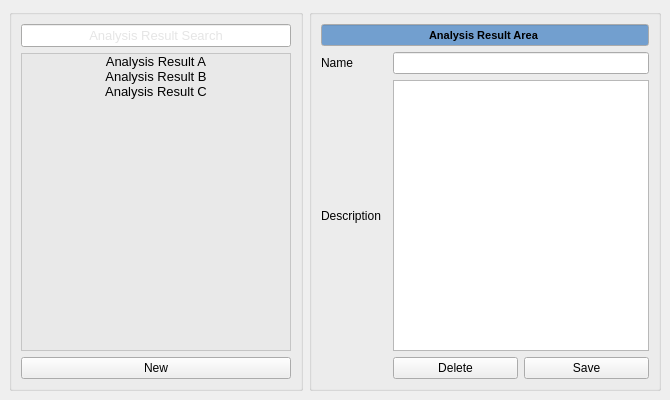
<?xml version="1.0" encoding="UTF-8"?>
<ui version="4.0">
 <class>AnalysisResultReviewFigure12</class>
 <widget class="QMainWindow" name="AnalysisResultReviewFigure12">
  <property name="geometry">
   <rect>
    <x>0</x>
    <y>0</y>
    <width>670</width>
    <height>400</height>
   </rect>
  </property>
  <property name="windowTitle">
   <string>Analysis Result Review</string>
  </property>
  <widget class="QWidget" name="centralwidget">
   <layout class="QGridLayout" name="gridLayout_2">
    <item row="0" column="0">
     <widget class="QGroupBox" name="analysis_result_groupbox">
      <property name="enabled">
       <bool>true</bool>
      </property>
      <property name="title">
       <string/>
      </property>
      <layout class="QVBoxLayout" name="verticalLayout">
       <item>
        <widget class="QLineEdit" name="analysis_result_search">
         <property name="palette">
          <palette>
           <active>
            <colorrole role="WindowText">
             <brush brushstyle="SolidPattern">
              <color alpha="255">
               <red>0</red>
               <green>0</green>
               <blue>0</blue>
              </color>
             </brush>
            </colorrole>
            <colorrole role="Dark">
             <brush brushstyle="SolidPattern">
              <color alpha="255">
               <red>119</red>
               <green>119</green>
               <blue>118</blue>
              </color>
             </brush>
            </colorrole>
            <colorrole role="Mid">
             <brush brushstyle="SolidPattern">
              <color alpha="255">
               <red>159</red>
               <green>159</green>
               <blue>157</blue>
              </color>
             </brush>
            </colorrole>
            <colorrole role="Text">
             <brush brushstyle="SolidPattern">
              <color alpha="255">
               <red>203</red>
               <green>203</green>
               <blue>203</blue>
              </color>
             </brush>
            </colorrole>
            <colorrole role="ButtonText">
             <brush brushstyle="SolidPattern">
              <color alpha="255">
               <red>0</red>
               <green>0</green>
               <blue>0</blue>
              </color>
             </brush>
            </colorrole>
            <colorrole role="Base">
             <brush brushstyle="SolidPattern">
              <color alpha="255">
               <red>255</red>
               <green>255</green>
               <blue>255</blue>
              </color>
             </brush>
            </colorrole>
            <colorrole role="Window">
             <brush brushstyle="SolidPattern">
              <color alpha="255">
               <red>238</red>
               <green>238</green>
               <blue>236</blue>
              </color>
             </brush>
            </colorrole>
            <colorrole role="Shadow">
             <brush brushstyle="SolidPattern">
              <color alpha="255">
               <red>0</red>
               <green>0</green>
               <blue>0</blue>
              </color>
             </brush>
            </colorrole>
            <colorrole role="AlternateBase">
             <brush brushstyle="SolidPattern">
              <color alpha="255">
               <red>184</red>
               <green>184</green>
               <blue>184</blue>
              </color>
             </brush>
            </colorrole>
            <colorrole role="ToolTipBase">
             <brush brushstyle="SolidPattern">
              <color alpha="255">
               <red>255</red>
               <green>255</green>
               <blue>220</blue>
              </color>
             </brush>
            </colorrole>
            <colorrole role="ToolTipText">
             <brush brushstyle="SolidPattern">
              <color alpha="255">
               <red>0</red>
               <green>0</green>
               <blue>0</blue>
              </color>
             </brush>
            </colorrole>
            <colorrole role="PlaceholderText">
             <brush brushstyle="NoBrush">
              <color alpha="128">
               <red>203</red>
               <green>203</green>
               <blue>203</blue>
              </color>
             </brush>
            </colorrole>
           </active>
           <inactive>
            <colorrole role="WindowText">
             <brush brushstyle="SolidPattern">
              <color alpha="255">
               <red>0</red>
               <green>0</green>
               <blue>0</blue>
              </color>
             </brush>
            </colorrole>
            <colorrole role="Dark">
             <brush brushstyle="SolidPattern">
              <color alpha="255">
               <red>119</red>
               <green>119</green>
               <blue>118</blue>
              </color>
             </brush>
            </colorrole>
            <colorrole role="Mid">
             <brush brushstyle="SolidPattern">
              <color alpha="255">
               <red>159</red>
               <green>159</green>
               <blue>157</blue>
              </color>
             </brush>
            </colorrole>
            <colorrole role="Text">
             <brush brushstyle="SolidPattern">
              <color alpha="255">
               <red>203</red>
               <green>203</green>
               <blue>203</blue>
              </color>
             </brush>
            </colorrole>
            <colorrole role="ButtonText">
             <brush brushstyle="SolidPattern">
              <color alpha="255">
               <red>0</red>
               <green>0</green>
               <blue>0</blue>
              </color>
             </brush>
            </colorrole>
            <colorrole role="Base">
             <brush brushstyle="SolidPattern">
              <color alpha="255">
               <red>255</red>
               <green>255</green>
               <blue>255</blue>
              </color>
             </brush>
            </colorrole>
            <colorrole role="Window">
             <brush brushstyle="SolidPattern">
              <color alpha="255">
               <red>238</red>
               <green>238</green>
               <blue>236</blue>
              </color>
             </brush>
            </colorrole>
            <colorrole role="Shadow">
             <brush brushstyle="SolidPattern">
              <color alpha="255">
               <red>0</red>
               <green>0</green>
               <blue>0</blue>
              </color>
             </brush>
            </colorrole>
            <colorrole role="AlternateBase">
             <brush brushstyle="SolidPattern">
              <color alpha="255">
               <red>184</red>
               <green>184</green>
               <blue>184</blue>
              </color>
             </brush>
            </colorrole>
            <colorrole role="ToolTipBase">
             <brush brushstyle="SolidPattern">
              <color alpha="255">
               <red>255</red>
               <green>255</green>
               <blue>220</blue>
              </color>
             </brush>
            </colorrole>
            <colorrole role="ToolTipText">
             <brush brushstyle="SolidPattern">
              <color alpha="255">
               <red>0</red>
               <green>0</green>
               <blue>0</blue>
              </color>
             </brush>
            </colorrole>
            <colorrole role="PlaceholderText">
             <brush brushstyle="NoBrush">
              <color alpha="128">
               <red>203</red>
               <green>203</green>
               <blue>203</blue>
              </color>
             </brush>
            </colorrole>
           </inactive>
           <disabled>
            <colorrole role="WindowText">
             <brush brushstyle="SolidPattern">
              <color alpha="255">
               <red>119</red>
               <green>119</green>
               <blue>118</blue>
              </color>
             </brush>
            </colorrole>
            <colorrole role="Dark">
             <brush brushstyle="SolidPattern">
              <color alpha="255">
               <red>119</red>
               <green>119</green>
               <blue>118</blue>
              </color>
             </brush>
            </colorrole>
            <colorrole role="Mid">
             <brush brushstyle="SolidPattern">
              <color alpha="255">
               <red>159</red>
               <green>159</green>
               <blue>157</blue>
              </color>
             </brush>
            </colorrole>
            <colorrole role="Text">
             <brush brushstyle="SolidPattern">
              <color alpha="255">
               <red>119</red>
               <green>119</green>
               <blue>118</blue>
              </color>
             </brush>
            </colorrole>
            <colorrole role="ButtonText">
             <brush brushstyle="SolidPattern">
              <color alpha="255">
               <red>119</red>
               <green>119</green>
               <blue>118</blue>
              </color>
             </brush>
            </colorrole>
            <colorrole role="Base">
             <brush brushstyle="SolidPattern">
              <color alpha="255">
               <red>238</red>
               <green>238</green>
               <blue>236</blue>
              </color>
             </brush>
            </colorrole>
            <colorrole role="Window">
             <brush brushstyle="SolidPattern">
              <color alpha="255">
               <red>238</red>
               <green>238</green>
               <blue>236</blue>
              </color>
             </brush>
            </colorrole>
            <colorrole role="Shadow">
             <brush brushstyle="SolidPattern">
              <color alpha="255">
               <red>0</red>
               <green>0</green>
               <blue>0</blue>
              </color>
             </brush>
            </colorrole>
            <colorrole role="AlternateBase">
             <brush brushstyle="SolidPattern">
              <color alpha="255">
               <red>184</red>
               <green>184</green>
               <blue>184</blue>
              </color>
             </brush>
            </colorrole>
            <colorrole role="ToolTipBase">
             <brush brushstyle="SolidPattern">
              <color alpha="255">
               <red>255</red>
               <green>255</green>
               <blue>220</blue>
              </color>
             </brush>
            </colorrole>
            <colorrole role="ToolTipText">
             <brush brushstyle="SolidPattern">
              <color alpha="255">
               <red>0</red>
               <green>0</green>
               <blue>0</blue>
              </color>
             </brush>
            </colorrole>
            <colorrole role="PlaceholderText">
             <brush brushstyle="NoBrush">
              <color alpha="128">
               <red>203</red>
               <green>203</green>
               <blue>203</blue>
              </color>
             </brush>
            </colorrole>
           </disabled>
          </palette>
         </property>
         <property name="font">
          <font>
           <pointsize>10</pointsize>
          </font>
         </property>
         <property name="text">
          <string/>
         </property>
         <property name="alignment">
          <set>Qt::AlignCenter</set>
         </property>
         <property name="placeholderText">
          <string>Analysis Result Search</string>
         </property>
        </widget>
       </item>
       <item>
        <widget class="QListWidget" name="analysis_result_listwidget">
         <property name="palette">
          <palette>
           <active>
            <colorrole role="WindowText">
             <brush brushstyle="SolidPattern">
              <color alpha="255">
               <red>0</red>
               <green>0</green>
               <blue>0</blue>
              </color>
             </brush>
            </colorrole>
            <colorrole role="Button">
             <brush brushstyle="SolidPattern">
              <color alpha="255">
               <red>255</red>
               <green>255</green>
               <blue>255</blue>
              </color>
             </brush>
            </colorrole>
            <colorrole role="Light">
             <brush brushstyle="SolidPattern">
              <color alpha="255">
               <red>255</red>
               <green>255</green>
               <blue>255</blue>
              </color>
             </brush>
            </colorrole>
            <colorrole role="Midlight">
             <brush brushstyle="SolidPattern">
              <color alpha="255">
               <red>255</red>
               <green>255</green>
               <blue>255</blue>
              </color>
             </brush>
            </colorrole>
            <colorrole role="Dark">
             <brush brushstyle="SolidPattern">
              <color alpha="255">
               <red>127</red>
               <green>127</green>
               <blue>127</blue>
              </color>
             </brush>
            </colorrole>
            <colorrole role="Mid">
             <brush brushstyle="SolidPattern">
              <color alpha="255">
               <red>170</red>
               <green>170</green>
               <blue>170</blue>
              </color>
             </brush>
            </colorrole>
            <colorrole role="Text">
             <brush brushstyle="SolidPattern">
              <color alpha="255">
               <red>0</red>
               <green>0</green>
               <blue>0</blue>
              </color>
             </brush>
            </colorrole>
            <colorrole role="BrightText">
             <brush brushstyle="SolidPattern">
              <color alpha="255">
               <red>255</red>
               <green>255</green>
               <blue>255</blue>
              </color>
             </brush>
            </colorrole>
            <colorrole role="Base">
             <brush brushstyle="SolidPattern">
              <color alpha="142">
               <red>229</red>
               <green>229</green>
               <blue>229</blue>
              </color>
             </brush>
            </colorrole>
            <colorrole role="Window">
             <brush brushstyle="SolidPattern">
              <color alpha="255">
               <red>255</red>
               <green>255</green>
               <blue>255</blue>
              </color>
             </brush>
            </colorrole>
            <colorrole role="Shadow">
             <brush brushstyle="SolidPattern">
              <color alpha="255">
               <red>0</red>
               <green>0</green>
               <blue>0</blue>
              </color>
             </brush>
            </colorrole>
            <colorrole role="AlternateBase">
             <brush brushstyle="SolidPattern">
              <color alpha="255">
               <red>255</red>
               <green>255</green>
               <blue>255</blue>
              </color>
             </brush>
            </colorrole>
            <colorrole role="ToolTipBase">
             <brush brushstyle="SolidPattern">
              <color alpha="255">
               <red>255</red>
               <green>255</green>
               <blue>220</blue>
              </color>
             </brush>
            </colorrole>
            <colorrole role="ToolTipText">
             <brush brushstyle="SolidPattern">
              <color alpha="255">
               <red>0</red>
               <green>0</green>
               <blue>0</blue>
              </color>
             </brush>
            </colorrole>
            <colorrole role="PlaceholderText">
             <brush brushstyle="NoBrush">
              <color alpha="128">
               <red>0</red>
               <green>0</green>
               <blue>0</blue>
              </color>
             </brush>
            </colorrole>
           </active>
           <inactive>
            <colorrole role="WindowText">
             <brush brushstyle="SolidPattern">
              <color alpha="255">
               <red>0</red>
               <green>0</green>
               <blue>0</blue>
              </color>
             </brush>
            </colorrole>
            <colorrole role="Button">
             <brush brushstyle="SolidPattern">
              <color alpha="255">
               <red>255</red>
               <green>255</green>
               <blue>255</blue>
              </color>
             </brush>
            </colorrole>
            <colorrole role="Light">
             <brush brushstyle="SolidPattern">
              <color alpha="255">
               <red>255</red>
               <green>255</green>
               <blue>255</blue>
              </color>
             </brush>
            </colorrole>
            <colorrole role="Midlight">
             <brush brushstyle="SolidPattern">
              <color alpha="255">
               <red>255</red>
               <green>255</green>
               <blue>255</blue>
              </color>
             </brush>
            </colorrole>
            <colorrole role="Dark">
             <brush brushstyle="SolidPattern">
              <color alpha="255">
               <red>127</red>
               <green>127</green>
               <blue>127</blue>
              </color>
             </brush>
            </colorrole>
            <colorrole role="Mid">
             <brush brushstyle="SolidPattern">
              <color alpha="255">
               <red>170</red>
               <green>170</green>
               <blue>170</blue>
              </color>
             </brush>
            </colorrole>
            <colorrole role="Text">
             <brush brushstyle="SolidPattern">
              <color alpha="255">
               <red>0</red>
               <green>0</green>
               <blue>0</blue>
              </color>
             </brush>
            </colorrole>
            <colorrole role="BrightText">
             <brush brushstyle="SolidPattern">
              <color alpha="255">
               <red>255</red>
               <green>255</green>
               <blue>255</blue>
              </color>
             </brush>
            </colorrole>
            <colorrole role="Base">
             <brush brushstyle="SolidPattern">
              <color alpha="142">
               <red>229</red>
               <green>229</green>
               <blue>229</blue>
              </color>
             </brush>
            </colorrole>
            <colorrole role="Window">
             <brush brushstyle="SolidPattern">
              <color alpha="255">
               <red>255</red>
               <green>255</green>
               <blue>255</blue>
              </color>
             </brush>
            </colorrole>
            <colorrole role="Shadow">
             <brush brushstyle="SolidPattern">
              <color alpha="255">
               <red>0</red>
               <green>0</green>
               <blue>0</blue>
              </color>
             </brush>
            </colorrole>
            <colorrole role="AlternateBase">
             <brush brushstyle="SolidPattern">
              <color alpha="255">
               <red>255</red>
               <green>255</green>
               <blue>255</blue>
              </color>
             </brush>
            </colorrole>
            <colorrole role="ToolTipBase">
             <brush brushstyle="SolidPattern">
              <color alpha="255">
               <red>255</red>
               <green>255</green>
               <blue>220</blue>
              </color>
             </brush>
            </colorrole>
            <colorrole role="ToolTipText">
             <brush brushstyle="SolidPattern">
              <color alpha="255">
               <red>0</red>
               <green>0</green>
               <blue>0</blue>
              </color>
             </brush>
            </colorrole>
            <colorrole role="PlaceholderText">
             <brush brushstyle="NoBrush">
              <color alpha="128">
               <red>0</red>
               <green>0</green>
               <blue>0</blue>
              </color>
             </brush>
            </colorrole>
           </inactive>
           <disabled>
            <colorrole role="WindowText">
             <brush brushstyle="SolidPattern">
              <color alpha="255">
               <red>127</red>
               <green>127</green>
               <blue>127</blue>
              </color>
             </brush>
            </colorrole>
            <colorrole role="Button">
             <brush brushstyle="SolidPattern">
              <color alpha="255">
               <red>255</red>
               <green>255</green>
               <blue>255</blue>
              </color>
             </brush>
            </colorrole>
            <colorrole role="Light">
             <brush brushstyle="SolidPattern">
              <color alpha="255">
               <red>255</red>
               <green>255</green>
               <blue>255</blue>
              </color>
             </brush>
            </colorrole>
            <colorrole role="Midlight">
             <brush brushstyle="SolidPattern">
              <color alpha="255">
               <red>255</red>
               <green>255</green>
               <blue>255</blue>
              </color>
             </brush>
            </colorrole>
            <colorrole role="Dark">
             <brush brushstyle="SolidPattern">
              <color alpha="255">
               <red>127</red>
               <green>127</green>
               <blue>127</blue>
              </color>
             </brush>
            </colorrole>
            <colorrole role="Mid">
             <brush brushstyle="SolidPattern">
              <color alpha="255">
               <red>170</red>
               <green>170</green>
               <blue>170</blue>
              </color>
             </brush>
            </colorrole>
            <colorrole role="Text">
             <brush brushstyle="SolidPattern">
              <color alpha="255">
               <red>127</red>
               <green>127</green>
               <blue>127</blue>
              </color>
             </brush>
            </colorrole>
            <colorrole role="BrightText">
             <brush brushstyle="SolidPattern">
              <color alpha="255">
               <red>255</red>
               <green>255</green>
               <blue>255</blue>
              </color>
             </brush>
            </colorrole>
            <colorrole role="Base">
             <brush brushstyle="SolidPattern">
              <color alpha="255">
               <red>255</red>
               <green>255</green>
               <blue>255</blue>
              </color>
             </brush>
            </colorrole>
            <colorrole role="Window">
             <brush brushstyle="SolidPattern">
              <color alpha="255">
               <red>255</red>
               <green>255</green>
               <blue>255</blue>
              </color>
             </brush>
            </colorrole>
            <colorrole role="Shadow">
             <brush brushstyle="SolidPattern">
              <color alpha="255">
               <red>0</red>
               <green>0</green>
               <blue>0</blue>
              </color>
             </brush>
            </colorrole>
            <colorrole role="AlternateBase">
             <brush brushstyle="SolidPattern">
              <color alpha="255">
               <red>255</red>
               <green>255</green>
               <blue>255</blue>
              </color>
             </brush>
            </colorrole>
            <colorrole role="ToolTipBase">
             <brush brushstyle="SolidPattern">
              <color alpha="255">
               <red>255</red>
               <green>255</green>
               <blue>220</blue>
              </color>
             </brush>
            </colorrole>
            <colorrole role="ToolTipText">
             <brush brushstyle="SolidPattern">
              <color alpha="255">
               <red>0</red>
               <green>0</green>
               <blue>0</blue>
              </color>
             </brush>
            </colorrole>
            <colorrole role="PlaceholderText">
             <brush brushstyle="NoBrush">
              <color alpha="128">
               <red>0</red>
               <green>0</green>
               <blue>0</blue>
              </color>
             </brush>
            </colorrole>
           </disabled>
          </palette>
         </property>
         <property name="font">
          <font>
           <pointsize>10</pointsize>
           <kerning>true</kerning>
          </font>
         </property>
         <property name="editTriggers">
          <set>QAbstractItemView::DoubleClicked|QAbstractItemView::EditKeyPressed</set>
         </property>
         <property name="resizeMode">
          <enum>QListView::Adjust</enum>
         </property>
         <property name="spacing">
          <number>0</number>
         </property>
         <item>
          <property name="text">
           <string>Analysis Result A</string>
          </property>
          <property name="textAlignment">
           <set>AlignCenter</set>
          </property>
         </item>
         <item>
          <property name="text">
           <string>Analysis Result B</string>
          </property>
          <property name="textAlignment">
           <set>AlignCenter</set>
          </property>
         </item>
         <item>
          <property name="text">
           <string>Analysis Result C</string>
          </property>
          <property name="font">
           <font>
            <weight>50</weight>
            <italic>false</italic>
            <bold>false</bold>
            <underline>false</underline>
           </font>
          </property>
          <property name="textAlignment">
           <set>AlignCenter</set>
          </property>
          <property name="background">
           <brush brushstyle="NoBrush">
            <color alpha="255">
             <red>0</red>
             <green>0</green>
             <blue>0</blue>
            </color>
           </brush>
          </property>
          <property name="foreground">
           <brush brushstyle="NoBrush">
            <color alpha="255">
             <red>0</red>
             <green>0</green>
             <blue>0</blue>
            </color>
           </brush>
          </property>
         </item>
        </widget>
       </item>
       <item>
        <widget class="QPushButton" name="new_button">
         <property name="text">
          <string>New</string>
         </property>
        </widget>
       </item>
      </layout>
     </widget>
    </item>
    <item row="0" column="1">
     <widget class="QGroupBox" name="analysis_result_area_groupbox">
      <property name="title">
       <string/>
      </property>
      <layout class="QGridLayout" name="gridLayout">
       <item row="1" column="2" colspan="2">
        <widget class="QLineEdit" name="name_lineedit"/>
       </item>
       <item row="3" column="2">
        <widget class="QPushButton" name="delete_button">
         <property name="text">
          <string>Delete</string>
         </property>
        </widget>
       </item>
       <item row="1" column="0">
        <widget class="QLabel" name="name_label">
         <property name="text">
          <string>Name</string>
         </property>
         <property name="buddy">
          <cstring>name_lineedit</cstring>
         </property>
        </widget>
       </item>
       <item row="2" column="0">
        <widget class="QLabel" name="description_label">
         <property name="text">
          <string>Description</string>
         </property>
         <property name="buddy">
          <cstring>description_textedit</cstring>
         </property>
        </widget>
       </item>
       <item row="2" column="2" colspan="2">
        <widget class="QTextEdit" name="description_textedit"/>
       </item>
       <item row="3" column="3">
        <widget class="QPushButton" name="save_button">
         <property name="text">
          <string>Save</string>
         </property>
        </widget>
       </item>
       <item row="0" column="0" colspan="4">
        <widget class="QLineEdit" name="analysis_result_area_lineedit">
         <property name="palette">
          <palette>
           <active>
            <colorrole role="Base">
             <brush brushstyle="SolidPattern">
              <color alpha="255">
               <red>114</red>
               <green>159</green>
               <blue>207</blue>
              </color>
             </brush>
            </colorrole>
           </active>
           <inactive>
            <colorrole role="Base">
             <brush brushstyle="SolidPattern">
              <color alpha="255">
               <red>114</red>
               <green>159</green>
               <blue>207</blue>
              </color>
             </brush>
            </colorrole>
           </inactive>
           <disabled>
            <colorrole role="Base">
             <brush brushstyle="SolidPattern">
              <color alpha="255">
               <red>255</red>
               <green>255</green>
               <blue>255</blue>
              </color>
             </brush>
            </colorrole>
           </disabled>
          </palette>
         </property>
         <property name="font">
          <font>
           <pointsize>8</pointsize>
           <weight>75</weight>
           <bold>true</bold>
          </font>
         </property>
         <property name="layoutDirection">
          <enum>Qt::LeftToRight</enum>
         </property>
         <property name="autoFillBackground">
          <bool>false</bool>
         </property>
         <property name="text">
          <string>Analysis Result Area</string>
         </property>
         <property name="alignment">
          <set>Qt::AlignCenter</set>
         </property>
         <property name="readOnly">
          <bool>true</bool>
         </property>
        </widget>
       </item>
      </layout>
     </widget>
    </item>
   </layout>
  </widget>
 </widget>
 <resources/>
 <connections/>
</ui>
